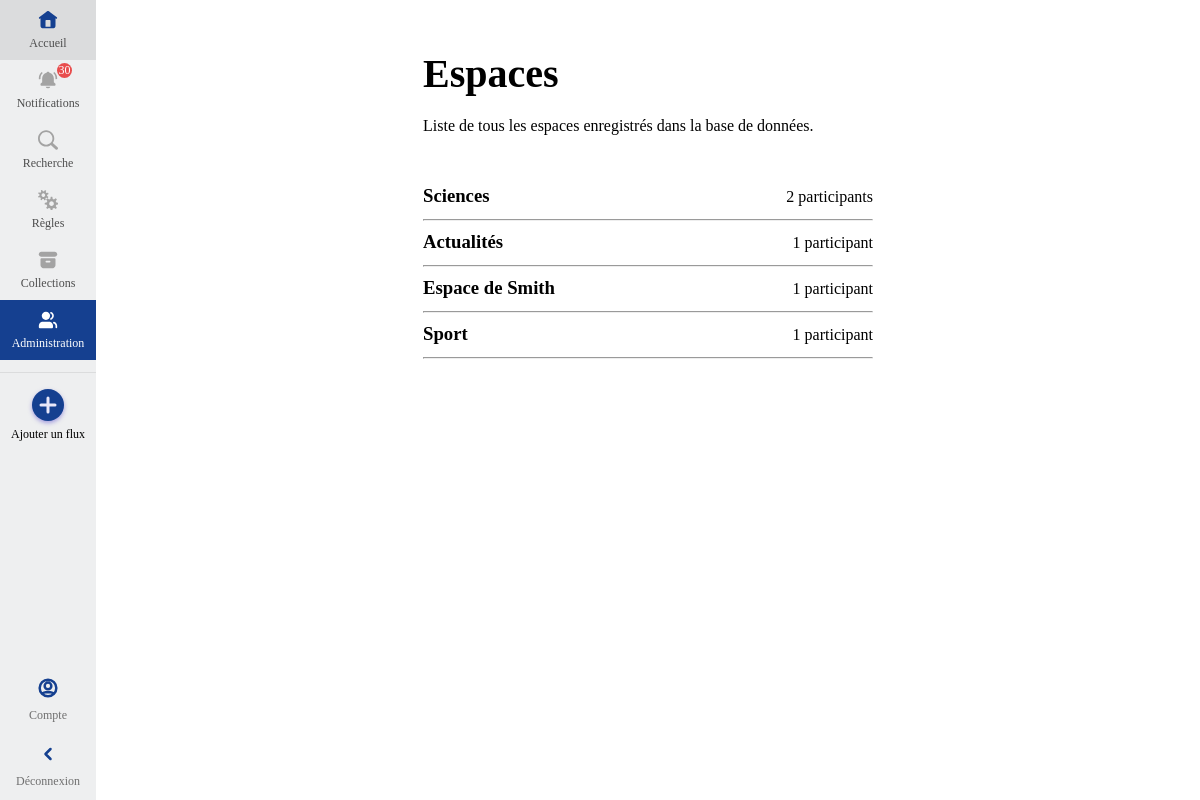
Page /espaces.php (signed in) on the committed database.
### tables this page shows
CREATE TABLE `espace` (
  `id_espace` int NOT NULL AUTO_INCREMENT,
  `nom` varchar(50) DEFAULT NULL,
  `article_wp` tinyint(1) NOT NULL DEFAULT '0',
  PRIMARY KEY (`id_espace`)
);

### public/espaces.php (called while the page is built, shortened)
<?php
require_once __DIR__ . "/../src/model/EspaceModel.php";
$espaces = EspaceModel::getAll();
require_once __DIR__ . "/../views/components/side-bar.php";
require_once __DIR__ . "/../views/espaces.php";

### src/model/EspaceModel.php (called while the page is built, shortened)
<?php
class EspaceModel
{
    static function getAll(): array
    {
        $mysqli = Database::connexion();
        $stmt = $mysqli->prepare("SELECT e.*, COUNT(c.id_utilisateur) AS nb_utilisateurs FROM espace e INNER JOIN contient_des c ON e.id_espace = c.id_espace GROUP BY e.id_espace ORDER BY article_wp DESC, nb_utilisateurs DESC, e.nom ASC");
        $stmt->execute();
        $res = $stmt->get_result()->fetch_all(MYSQLI_ASSOC);
        return $res;
    }
}

### views/espaces.php (the view, shortened to what this page needs)
<!DOCTYPE html>
<html lang="fr">
<head>
    <link rel="stylesheet" href="css/colors.css">
    <link rel="stylesheet" href="css/font.css">
    <link rel="stylesheet" href="css/side-bar.css">
    <link rel="stylesheet" href="css/style.css">
    <link rel="stylesheet" href="css/espace.css">
</head>
<body>
    <div id="main">
        <div>
            <header>
                <h1>Espaces</h1>
                <p>Liste de tous les espaces enregistrés dans la base de données.</p>
            </header>
            <?php foreach ($espaces as $espace) { ?>
                <a href="espace?id=<?= $espace["id_espace"] ?>" class="espace-container">
                    <div class="espace">
                        <div>
                            <h3 style="margin-bottom: 2px;"><?= $espace["nom"] ?></h3>
                        </div>
                        <span style="display: flex; justify-content: center; align-items: center;"><?= $espace["nb_utilisateurs"] ?> participant<?= $espace["nb_utilisateurs"] > 1 ? "s" : "" ?></span>
                    </div>
                </a>
                <hr>
            <?php } ?>
        </div>
    </div>
</body>
</html>

### public/css/colors.css (style rules this page uses)
:root { --border-color : #00000014; --highlight-color: #154090; --highlight-border-color: #10367c; --highlight-text-color: #032562; --background-color: #eeeff0; --btn-background-color: #f0f0f0; --btn-border-color: #d0d7de; --btn-hover-background-color: #fafafa; --text-secondary-color: #62696f; }

### public/css/side-bar.css (style rules this page uses)
a { text-decoration: none; }

### public/css/style.css (style rules this page uses)
* { margin: 0; padding: 0; font-family: 'Fira Sans'; }
body { box-sizing: border-box; height: 100vh; margin: 0; display: grid; grid-template-columns: 96px 325px auto; font-family: 'Fira Sans'; overflow-y: hidden; }

### public/css/espace.css (style rules this page uses)
body { grid-template-columns: 96px auto; }
div#main { display: flex; width: 100%; flex-direction: column; align-items: center; margin-top: 50px; }
header { margin-bottom: 40px; width: 450px; }
h1 { font-size: 2.5em; margin-bottom: 20px; }
div#main>div { display: flex; flex-direction: column; gap: 10px; }
a.espace-container>div { display: flex; width: 100%; justify-content: space-between; }
a { text-decoration: none; color: black; }

### rows in the picture
espace: nom "Sciences", nb_utilisateurs "2"
espace: nom "Actualités", nb_utilisateurs "1"
espace: nom "Espace de Smith", nb_utilisateurs "1"
espace: nom "Sport", nb_utilisateurs "1"

### other values in the picture
$nb_notifs "30"
